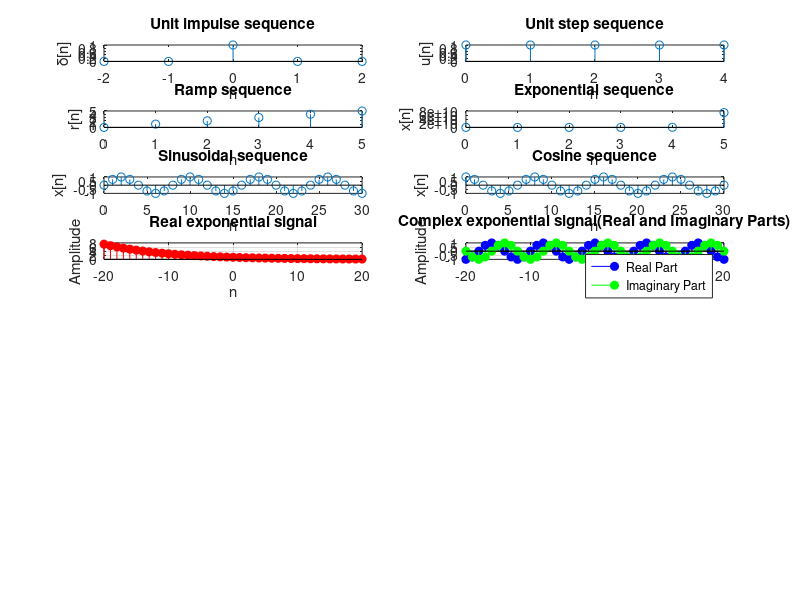

The MATLAB source for this figure:
clc;
clear all;
close all;
t=-2:1:2;
y=[zeros(1,2),ones(1,1),zeros(1,2)];
subplot(8,2,1);
stem(t,y);
title('Unit impulse sequence');
xlabel('n');
ylabel('\delta[n]');


n = input('Enter the N value: ');
t = 0:1:n-1;
y = ones(1,n);
subplot(8,2,2);
stem(t,y);
title('Unit step sequence');
xlabel('n')
ylabel('u[n]');


n = input('Enter the length of ramp sequence: ');
t = 0:n;
subplot(8,2,3);
stem(t,t);
title('Ramp sequence');
xlabel('n')
ylabel('r[n]');


n = input('Enter the length of exponential sequence: ');
t = 0:n;
a = input('Enter the value of a : ');
y = exp(a*t);
subplot(8,2,4);
stem(t,y);
title('Exponential sequence');
xlabel('n')
ylabel('x[n]');


n = 0:30;
A = 1; 
omega = pi/4;
phi = 0; 
sine = A * sin(omega * n + phi);
subplot(8,2,5);
stem(n,sine);
title('Sinusoidal sequence');
xlabel('n')
ylabel('x[n]');



n = 0:30;
A = 1;

omega = pi/4;
phi = 0;
cosine = A * cos(omega * n + phi); 
subplot(8,2,6);
stem(n,cosine);
title('Cosine sequence');
xlabel('n')
ylabel('x[n]');



A = 1; 
alpha = -0.1;
omega = pi/4;
n = -20:20; 

x_real = A *exp(alpha*n);
x_complex = A * exp(1j * omega * n);

subplot(8,2,7);
stem(n,x_real,'r','filled');
xlabel('n');
ylabel('Amplitude');
title('Real exponential signal');
grid on;

subplot(8,2,8);
stem(n,real(x_complex),'b','filled');
hold on;
stem(n,imag(x_complex),'g','filled');
xlabel('n');

ylabel('Amplitude');
title('Complex exponential signal(Real and Imaginary Parts)');
legend('Real Part','Imaginary Part');
grid on;
